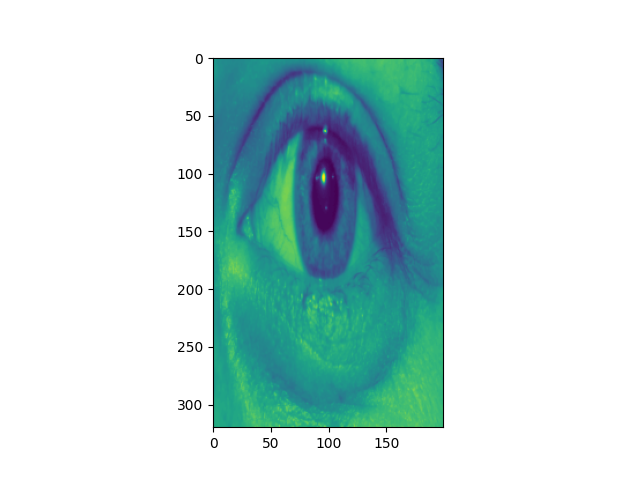
#> input picture tests/c_input1.png, 640 x 480 px
$ python -i post_process.py   (imports and definitions only)   (older library calls are emulated)
#> lines starting #> are read from the running program, lines starting #| are printed output that depends on the picture
import torch
import numpy as np
from skimage.measure import label
import matplotlib.pyplot as plt
import cv2
import sys

def getLargestCC(img_bw):
    labels = label(img_bw, connectivity=2, return_num=False)

    maxCC_nobcg = labels == np.argmax(np.bincount(labels.flatten(), weights=img_bw.flatten()))
    return maxCC_nobcg


def filter(image):
    image = image.cpu().numpy() + 1
    orig_image = image
    layers = []
    for i in range(1, 4):
        bw = (image == i)
        x = fill_hole(bw[0,:,:])
        difference_with_holes = (x == bw[0,:,:])
        image = image * difference_with_holes
        layers.append(x * i)

    bw = (orig_image == 4)
    x = fill_hole(bw[0,:,:])
    difference_with_holes = (x == bw[0,:,:])
    image = image * difference_with_holes
    layers.append(x * 4)

    return np.argmax(layers, axis=0)

# [1 line not run here, left out]

# https://www.programcreek.com/python/example/89425/cv2.floodFill
def fill_hole(input_mask):
    h, w = input_mask.shape
    canvas = np.zeros((h + 2, w + 2), np.uint8)
    canvas[1:h + 1, 1:w + 1] = input_mask.copy()

    mask = np.zeros((h + 4, w + 4), np.uint8)

    cv2.floodFill(canvas, mask, (0, 0), 1)
    cv2.floodFill(canvas, mask, (0, 639), 1)
    canvas = canvas[1:h + 1, 1:w + 1].astype(np.bool)
    kernel = cv2.getStructuringElement(cv2.MORPH_ELLIPSE, (9, 9))
    dilated = cv2.dilate((~canvas | input_mask.astype(np.uint8)) , kernel)
    eroded=cv2.erode(dilated,kernel)
    return eroded

>>> import cv2
>>> picture = cv2.imread('tests/c_input1.png', cv2.IMREAD_GRAYSCALE)
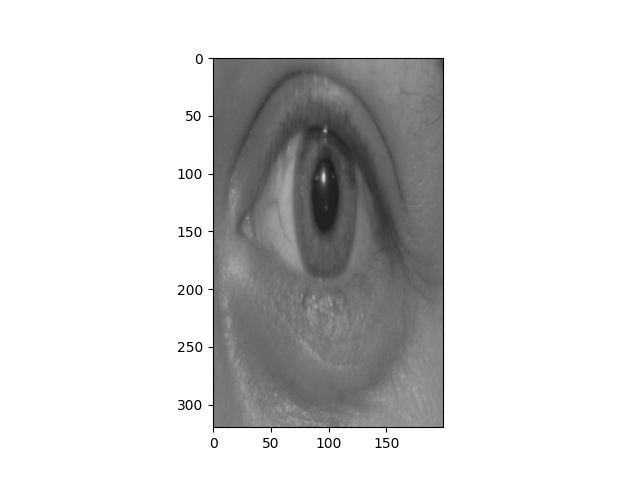
#> picture: shape (480, 640); min 0, max 255, mean 213.4
#> (the run stopped early here; a loop or call above may not have finished)

$ run again, on tests/input_1.png
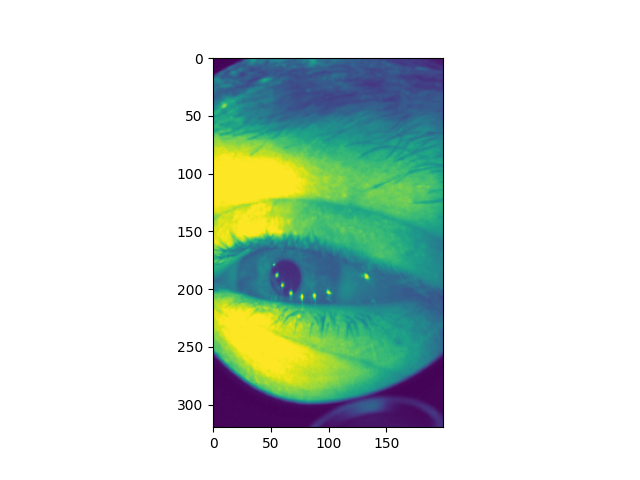
#> input picture tests/input_1.png, 640 x 480 px
#> `picture = cv2.imread('tests/c_input1.png', cv2.IMREAD_GRAYSCALE)`:
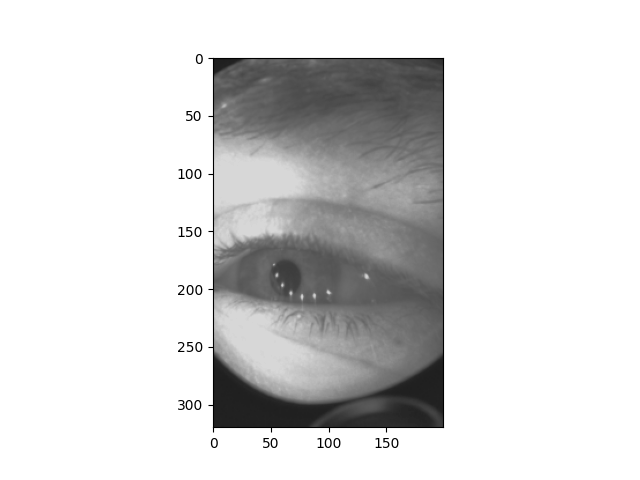
#> picture: shape (480, 640); min 0, max 255, mean 216.9
